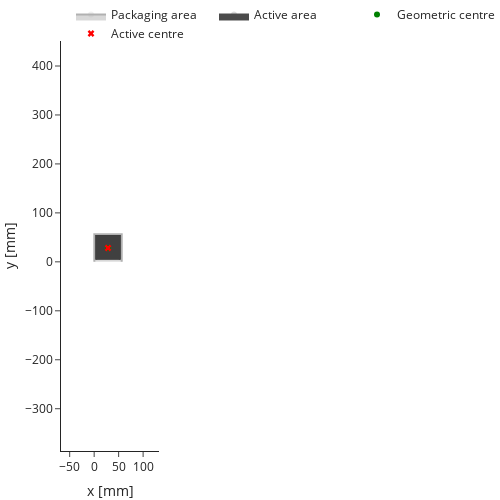

Source (notebook cell):
### Code cell
_f = arraymaker.utils.plotly_functions.plot_square_model(pmt_2in)

### Figure 1 — Plotly figure (JSON) as saved in the notebook; plotly's stock layout.template omitted (floating-point values rounded to 4 significant figures)
{"data": [{"fill": "toself", "fillcolor": "gray", "line": {"color": "black"}, "marker": {"opacity": 0}, "name": "Packaging area", "opacity": 0.3, "type": "scatter", "x": [0.3, 0.3, 56.3, 56.3], "y": [0.3, 56.3, 56.3, 0.3]}, {"fill": "toself", "fillcolor": "black", "line": {"color": "black"}, "marker": {"opacity": 0}, "name": "Active area", "opacity": 0.7, "type": "scatter", "x": [4.05, 4.05, 52.55, 52.55, null], "y": [4.05, 52.55, 52.55, 4.05, null]}, {"marker": {"color": "green"}, "mode": "markers", "name": "Geometric centre", "type": "scatter", "x": [28.3], "y": [28.3]}, {"marker": {"color": "red", "symbol": "x"}, "mode": "markers", "name": "Active centre", "type": "scatter", "x": [28.3], "y": [28.3]}], "layout": {"autosize": false, "height": 500, "hovermode": "closest", "legend": {"orientation": "h", "x": 0.1, "y": 1.1}, "margin": {"b": 0, "l": 0, "r": 0, "t": 0}, "showlegend": true, "width": 500, "xaxis": {"range": [-1.61, 66.31], "scaleanchor": "y", "scaleratio": 1, "title": {"text": "x [mm]"}}, "yaxis": {"range": [-1.61, 66.31], "title": {"text": "y [mm]"}}}}
